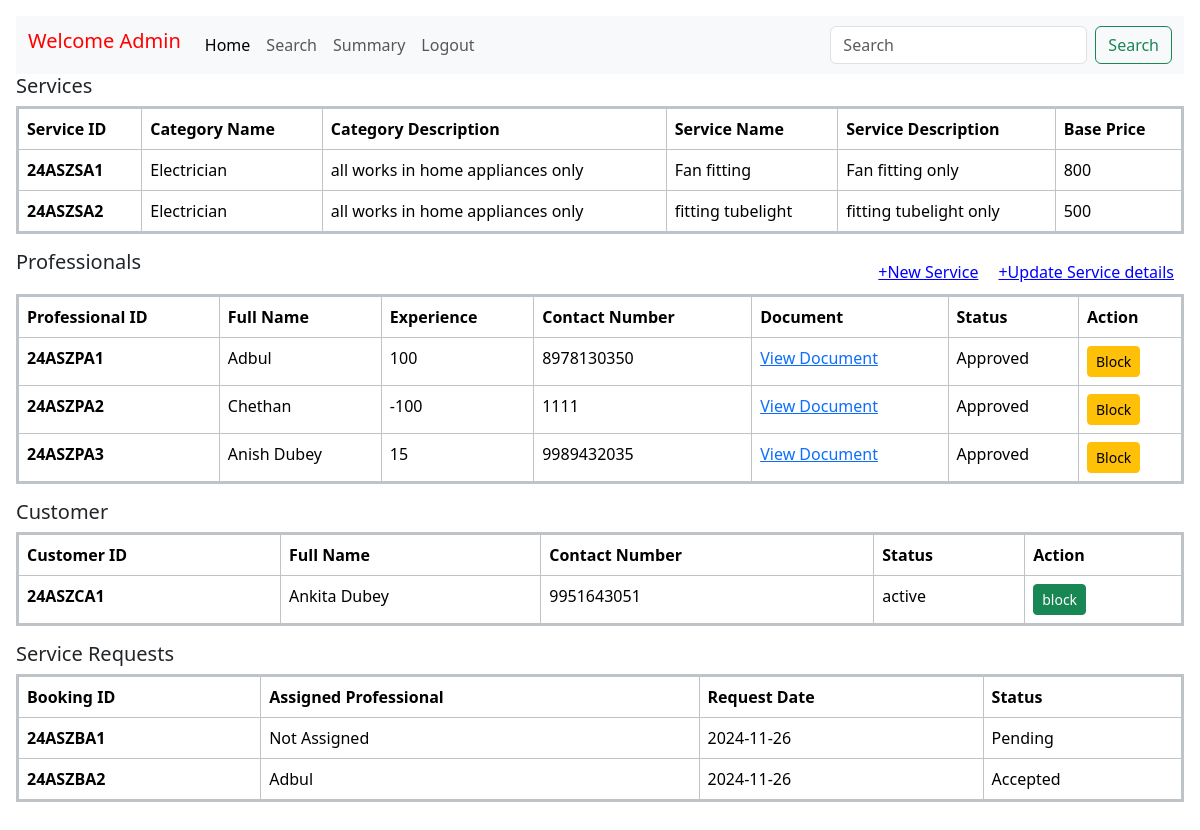
Page /Admin/home on the earlier database version.
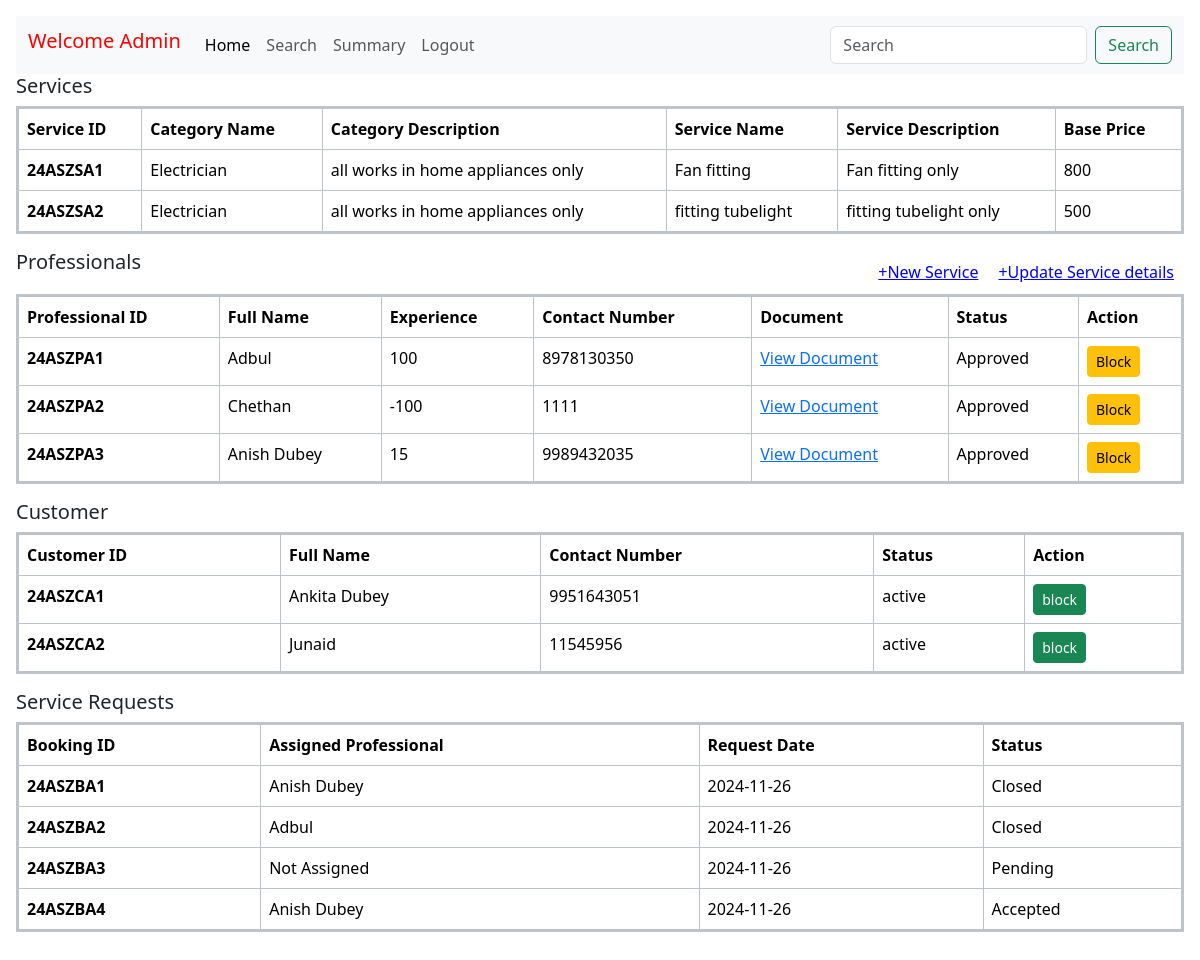
Same page on the later database version.
### models.py (models this page shows, shortened)
class Service(db.Model):
    __tablename__ = 'Service'
    service_id = db.Column(db.String(50), primary_key=True)
    service_name = db.Column(db.String(100), nullable=False, unique=True)
    service_description = db.Column(db.String(200), nullable=False)
    base_price = db.Column(db.Integer(), nullable=False)
    category_id = db.Column(db.String(50), db.ForeignKey('Category.category_id'), nullable=False)
    requests = db.relationship('ServiceBooked', backref='service', lazy=True)

class Category(db.Model):
    __tablename__ = 'Category'
    category_id = db.Column(db.String(50), primary_key=True)
    category_name = db.Column(db.String(100), nullable=False, unique=True)
    category_description = db.Column(db.String(200), nullable=True)
    services = db.relationship('Service', backref='category', lazy=True)

class Professional(db.Model):
    __tablename__ = 'Professional'
    professional_id = db.Column(db.String(50),db.ForeignKey('Credential.user_id'), primary_key=True, )
    username=db.Column(db.String(50), nullable=False)
    full_name = db.Column(db.String(50), nullable=False)
    experience = db.Column(db.String(50), nullable=False)
    contact_number = db.Column(db.String(15), nullable=True)
    service_name = db.Column(db.String(100), nullable=False)
    service_id=db.Column(db.String(50),nullable=False)
    document = db.Column(db.Text, nullable=False)
    address = db.Column(db.String(200), nullable=False)
    pin = db.Column(db.Integer(), nullable=False)
    status = db.Column(db.String(10), default='active')
    registration_date = db.Column(db.DateTime, default=datetime.utcnow)
    services_booked = db.relationship('ServiceBooked', backref='professional', lazy=True)

class Customer(db.Model):
    __tablename__ = 'Customer'
    customer_id = db.Column(db.String(50),  db.ForeignKey('Credential.user_id'),primary_key=True)
    username=db.Column(db.String(50), nullable=False)
    full_name = db.Column(db.String(50), nullable=False)
    address = db.Column(db.String(200), nullable=False)
    contact = db.Column(db.String(15), nullable=True)
    pin = db.Column(db.Integer(), nullable=False)
    status = db.Column(db.String(10), default='active')
    registration_date = db.Column(db.DateTime, default=datetime.utcnow)
    requests = db.relationship('ServiceBooked', backref='customer', lazy=True)

class ServiceBooked(db.Model):
    __tablename__ = 'services_booked'
    booking_id = db.Column(db.String(50), primary_key=True)
    customer_id = db.Column(db.String(50), db.ForeignKey('Customer.customer_id'), nullable=False)
    professional_id = db.Column(db.String(50), db.ForeignKey('Professional.professional_id'), nullable=True)
    service_id = db.Column(db.String(50), db.ForeignKey('Service.service_id'), nullable=False)
    status = db.Column(db.String(50), nullable=False,primary_key=True)
    request_date = db.Column(db.DateTime, default=datetime.utcnow)
    completion_date = db.Column(db.DateTime, nullable=True)
    rating_by_user = db.Column(db.Integer(), nullable=True)
    rating_by_professional = db.Column(db.Integer(), nullable=True)
    remarks_by_customer = db.Column(db.String(200), nullable=True)
    remarks_by_professional = db.Column(db.String(200), nullable=True)

### routes.py (the view)
@app.route("/Admin/home",methods=['POST',"GET"])
def admin_home():
    joined_data = (
        db.session.query(
            Category.category_name,
            Category.category_description.label("category_description"),
            Service.service_name,
            Service.service_id,
            Service.service_description.label("service_description"),
            Service.base_price
        )
        .join(Service, Category.category_id == Service.category_id)
        .all()
    )
    Professionals_data = Professional.query.with_entities(
        Professional.professional_id,
        Professional.full_name,
        Professional.contact_number,
        Professional.experience,
        Professional.document,
        Professional.service_name,
        Professional.status
    ).all()
    customer_data = Customer.query.with_entities(
        Customer.customer_id,
        Customer.full_name,
        Customer.contact,
        Customer.status
    ).all()
    service_requests = db.session.query(
        ServiceBooked.booking_id.label('id'),
        ServiceBooked.request_date,
        ServiceBooked.status,
        Professional.full_name.label('professional_name')
    ).outerjoin(
        Professional, ServiceBooked.professional_id == Professional.professional_id
    ).all()
    return render_template(
        "Admin/home.html",
        joined_data=joined_data,
        Professionals_data=Professionals_data,
        customer_data=customer_data,
        service_requests=service_requests
    )

### templates/Admin/home.html (shortened to what this page needs)
<!doctype html>
<html lang="en">
  <head>
    <link href="https://cdn.jsdelivr.net/npm/bootstrap@5.3.3/dist/css/bootstrap.min.css" rel="stylesheet">
    <link href="https://getbootstrap.com/docs/5.3/assets/css/docs.css" rel="stylesheet">
  </head>
  <body class="p-3 m-0 border-0 bd-example m-0 border-0">
    <nav class="navbar navbar-expand-lg bg-body-tertiary" style="background-color:#0d76ff;text-align: center;">
      <div class="container-fluid">
        <h1 class="navbar-brand" style="color:rgb(255, 0, 0);">Welcome Admin</h1>
        <div class="collapse navbar-collapse" id="navbarSupportedContent" >
          <ul class="navbar-nav me-auto mb-2 mb-lg-0" >
            <li class="nav-item">
              <a class="nav-link active" aria-current="page" href="#">Home</a>
            </li>
            <li class="nav-item">
              <a class="nav-link" href="{{url_for('admin_search')}}">Search</a>
            </li>
            <li class="nav-item">
              <a class="nav-link" href="{{url_for('admin_summary')}}">Summary</a>
            </li>
            <li class="nav-item">
              <a class="nav-link" href="{{ url_for('login') }}">Logout</a>
            </li>
          </ul>
          <form class="d-flex" role="search">
            <input class="form-control me-2" type="search" placeholder="Search" aria-label="Search">
            <button class="btn btn-outline-success" type="submit">Search</button>
          </form>
        </div>
      </div>
    </nav>
    <h2 style="font-size:20px;">Services</h2>
    <div>
      <table class="table table-bordered" style="border: 3px solid #bdc3c7; border-collapse: collapse;">
          <thead>
            <tr>
              <th>Service ID</th>
              <th>Category Name</th>
              <th>Category Description</th>
              <th>Service Name</th>
              <th>Service Description</th>
              <th>Base Price</th>
            </tr>
          </thead>
          <tbody>
            {% for row in joined_data %}
            <tr>
              <th scope="row">{{row.service_id}}</th>
              <td>{{ row.category_name }}</td>
              <td>{{ row.category_description }}</td>
              <td>{{ row.service_name }}</td>
              <td>{{ row.service_description }}</td>
              <td>{{ row.base_price }}</td>
            </tr>
            {% endfor %}
          </tbody>
        </table>
      <a style="float:right;color:#0000FF;cursor:pointer;margin:10px;" href="{{ url_for('admin_update_service') }}">+Update Service details</a>
      <a style="float:right;color:#0000FF;cursor:pointer;margin:10px;" href="{{ url_for('admin_service') }}">+New Service</a>
  </div>
  <h3 style="font-size:20px;">Professionals</h3>
<div>
  <table class="table table-bordered" style="border: 3px solid #bdc3c7; border-collapse: collapse;">
    <thead>
      <tr>
        <th>Professional ID</th>
        <th>Full Name</th>
        <th>Experience</th>
        <th>Contact Number</th>
        <th>Document</th>
        <th>Status</th>
        <th>Action</th>
      </tr>
    </thead>
    <tbody>
      {% for row in Professionals_data %}
        <tr>
          <th scope="row">{{ row.professional_id }}</th>
          <td>{{ row.full_name }}</td>
          <td>{{ row.experience }}</td>
          <td>{{ row.contact_number }}</td>
          <td><a href="{{ url_for('view_document', professional_id=row.professional_id) }}">View Document</a></td>
          <td>{{ row.status }}</td>
          <td>
            {% if row.status == 'Approved' %}
              <form method="POST" action="{{ url_for('update_status') }}" style="display:inline;">
                <button type="submit" class="btn btn-warning btn-sm">Block</button>
              </form>
            {% endif %}
          </td>
        </tr>
      {% endfor %}
    </tbody>
  </table>
</div>
<h3 style="font-size:20px;">Customer</h3>
<div>
  <table class="table table-bordered" style="border: 3px solid #bdc3c7; border-collapse: collapse;">
    <thead>
      <tr>
        <th>Customer ID</th>
        <th>Full Name</th>
        <th>Contact Number</th>
        <th>Status</th>
        <th>Action</th>
      </tr>
    </thead>
    <tbody>
      {% for row in customer_data %}
        <tr>
          <th scope="row">{{ row.customer_id }}</th>
          <td>{{ row.full_name }}</td>
          <td>{{ row.contact }}</td>
          <td>{{ row.status }}</td>
          <td>
            {% if row.status == 'active' %}
              <form method="POST" action="{{ url_for('customer_status') }}" style="display:inline;">
                <button type="submit" class="btn btn-success btn-sm">block</button>
              </form>
            {% endif %}
          </td>
        </tr>
      {% endfor %}
    </tbody>
  </table>
</div>
    <h4 style="font-size:20px;">Service Requests</h4>
    <div>
      <table class="table table-bordered" style="border: 3px solid #bdc3c7; border-collapse: collapse;">
        <thead>
          <tr>
            <th scope="col">Booking ID</th>
            <th scope="col">Assigned Professional</th>
            <th scope="col">Request Date</th>
            <th scope="col">Status</th>
          </tr>
        </thead>
        <tbody>
          {% if service_requests %}
            {% for request in service_requests %}
              <tr>
                <th scope="row">{{ request.id }}</th>
                <td>{{ request.professional_name if request.professional_name else "Not Assigned" }}</td>
                <td>{{ request.request_date.strftime('%Y-%m-%d') }}</td>
                <td>{{ request.status }}</td>
              </tr>
            {% endfor %}
          {% else %}
            <tr>
              <td colspan="4" class="text-center">No service requests found.</td>
            </tr>
          {% endif %}
        </tbody>
      </table>
    </div>
  </body>
</html>

Differences in the rows shown:
added Customer: customer_id "24ASZCA2", full_name "Junaid", contact "11545956", status "active"
changed ServiceBooked "24ASZBA1": full_name "Not Assigned" → "Anish Dubey"; status "Pending" → "Closed"
changed ServiceBooked "24ASZBA2": status "Accepted" → "Closed"
added ServiceBooked: id "24ASZBA3", professional_name "Not Assigned", request_date "2024-11-26", status "Pending"
added ServiceBooked: id "24ASZBA4", full_name "Anish Dubey", request_date "2024-11-26", status "Accepted"
